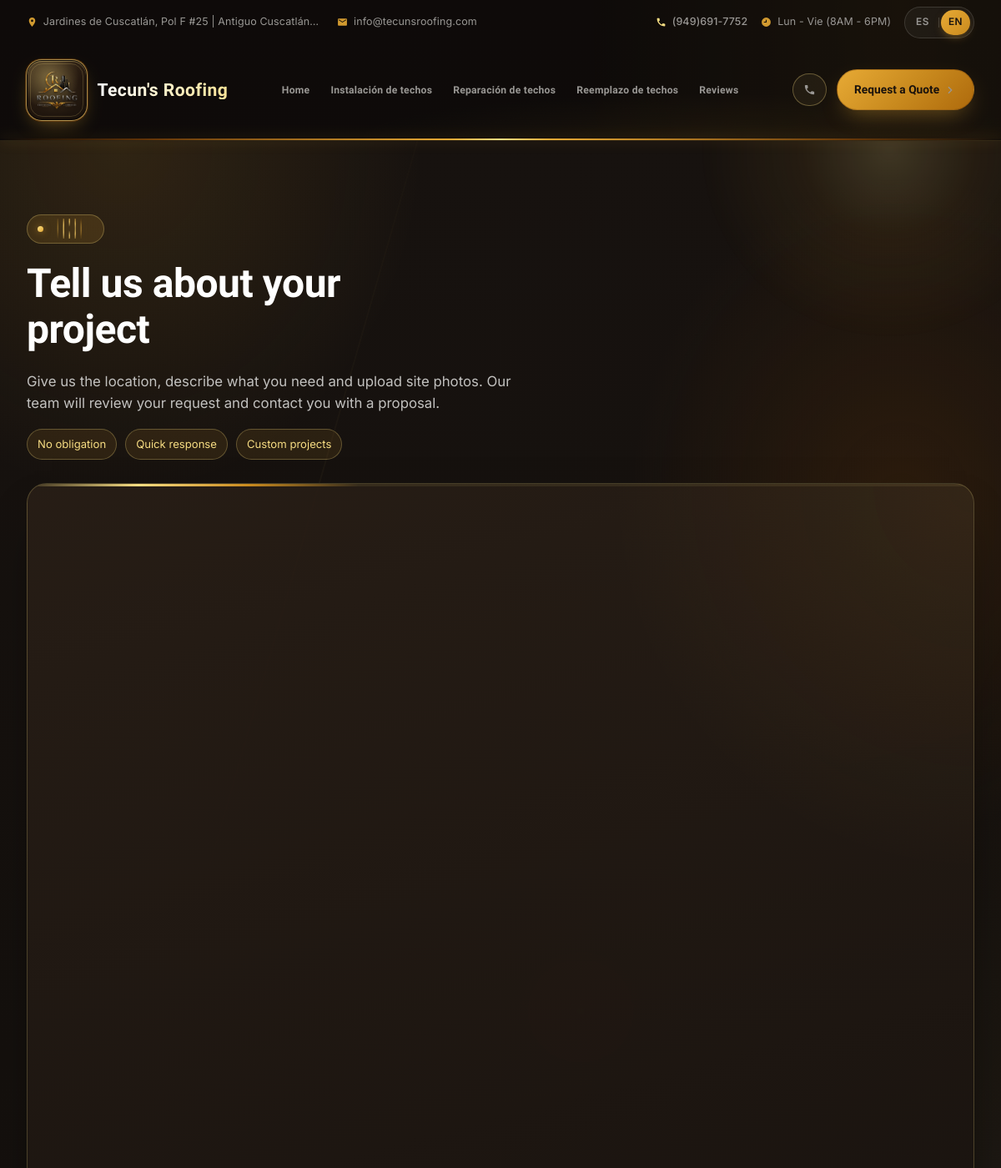
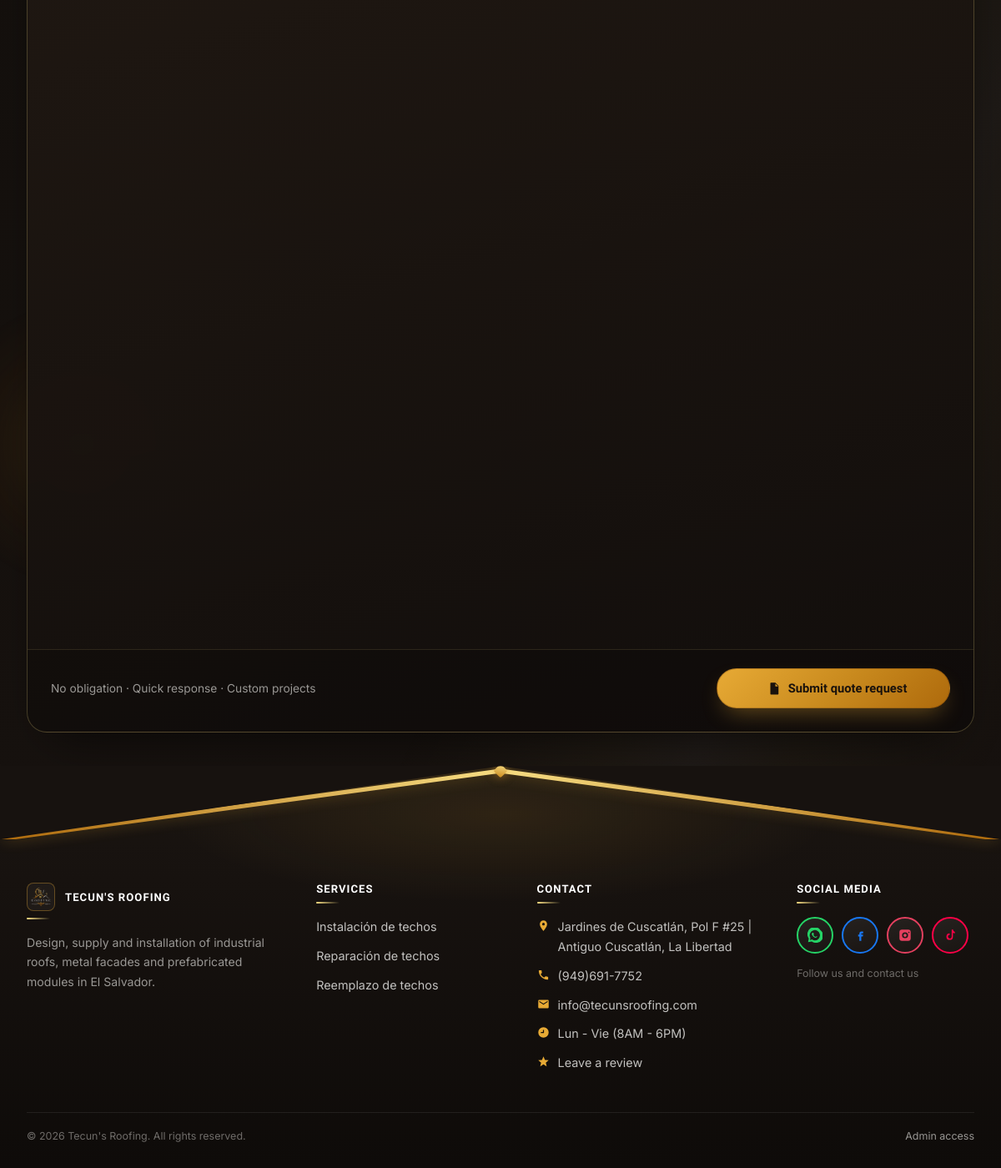
/cotizacion, run on the app's committed database (2 pictures, top to bottom).
### models.py (models this page shows)
class ContentBlock(db.Model):
    __tablename__ = "content_blocks"
    id = db.Column(db.Integer, primary_key=True)
    section_key = db.Column(db.String(80), unique=True, nullable=False)
    label = db.Column(db.String(150), nullable=False)  # human-friendly label for admin UI
    eyebrow = db.Column(db.String(150))
    title = db.Column(db.String(300))
    body = db.Column(db.Text)
    image_path = db.Column(db.String(300))
    extra = db.Column(db.String(300))  # small extra field (phone, cta label, etc.)
    updated_at = db.Column(db.DateTime, default=datetime.utcnow, onupdate=datetime.utcnow)

class Service(db.Model):
    __tablename__ = "services"
    id = db.Column(db.Integer, primary_key=True)
    slug = db.Column(db.String(120), unique=True, nullable=False)
    name = db.Column(db.String(150), nullable=False)
    short_description = db.Column(db.String(400))
    description = db.Column(db.Text)
    work_methods = db.Column(db.Text)  # métodos de trabajo: un ítem por línea
    image_path = db.Column(db.String(300))  # imagen de portada / fallback del hero
    video_path = db.Column(db.String(300))  # video opcional del hero (mp4/webm)
    order = db.Column(db.Integer, default=0)
    active = db.Column(db.Boolean, default=True)
    gallery_images = db.relationship(
        "ServiceGalleryImage",
        backref="service",
        cascade="all, delete-orphan",
        lazy=True,
        order_by="ServiceGalleryImage.sort_order",
    )

### public_routes.py (the view, shortened to what this page needs)
@public_bp.route("/cotizacion", methods=["GET", "POST"])
def cotizacion():
    services = Service.query.filter_by(active=True).order_by(Service.order).all()
    if getattr(g, "lang", "es") == "en":
        services = [translations.localize_service(s) for s in services]
    quote_glass_cards = (
        QuoteGlassCard.query.filter_by(active=True)
        .order_by(QuoteGlassCard.sort_order, QuoteGlassCard.id)
        .limit(3)
        .all()
    )
    glass_rotations = [-15, 5, 25]
    return render_template(
        "cotizacion.html",
        services=services,
        quote_glass_cards=quote_glass_cards,
        glass_rotations=glass_rotations,
    )

### translations.py (called while the page is built)
def set_language():
    lang = request.cookies.get("lang")
    if lang not in SUPPORTED:
        lang = detect_lang()
    g.lang = lang

def detect_lang():
    accept = request.headers.get("Accept-Language", "")
    primary = accept.split(",")[0].strip().lower()
    code = primary.split(";")[0].split("-")[0].strip()
    return ES if code == ES else EN

def t(text, lang=None):
    text = str(text) if text is not None else ""
    if not text.strip():
        return text
    lang = lang or getattr(g, "lang", DEFAULT)
    if lang == DEFAULT or not _enabled():
        return text
    mapping = translate_mapping([text], lang)
    return mapping.get(text, text)

def localize(obj, fields):
    lang = getattr(g, "lang", DEFAULT)
    if lang == DEFAULT or not obj:
        return obj
    texts = [getattr(obj, f) for f in fields
             if getattr(obj, f, None) and isinstance(getattr(obj, f), str)]
    mapping = translate_mapping(texts, lang)
    return Localized(obj, fields, mapping)

def localize_service(service):
    return localize(service, list(SERVICE_FIELDS))

### templates/cotizacion.html (shortened to what this page needs)
{% extends "base.html" %}
{% block extra_head %}
<link rel="stylesheet" href="https://unpkg.com/leaflet@1.9.4/dist/leaflet.css" />
{% endblock %}
{% block content %}
<section class="quote-page">
  <div class="quote-page__bg" aria-hidden="true">
    <div class="quote-page__orb quote-page__orb--1"></div>
    <div class="quote-page__orb quote-page__orb--2"></div>
    <div class="quote-page__orb quote-page__orb--3"></div>
  </div>
  <div class="quote-page__hero">
    <div class="container quote-page__hero-grid">
      <div class="quote-page__hero-copy">
        {% set quote_eyebrow = t('Quote') %}
        <div class="eyebrow eyebrow--shine quote-reveal" style="--reveal-delay:0s">
          <span class="eyebrow-shine">
            <span class="eyebrow-shine__loader" aria-hidden="true"></span>
          </span>
        </div>
        <h1 class="quote-reveal" style="--reveal-delay:.08s">{{ t('Tell us about your project') }}</h1>
        <p class="quote-page__lead quote-reveal" style="--reveal-delay:.16s">{{ t('Give us the location, describe what you need and upload site photos. Our team will review your request and contact you with a proposal.') }}</p>
        <ul class="quote-page__perks quote-reveal" style="--reveal-delay:.24s" aria-label="{{ t('Benefits') }}">
          <li style="--perk-i:0">{{ t('No obligation') }}</li>
          <li style="--perk-i:1">{{ t('Quick response') }}</li>
          <li style="--perk-i:2">{{ t('Custom projects') }}</li>
        </ul>
      </div>
    </div>
  </div>
  <div class="container quote-page__body">
    <form class="quote-form quote-reveal" style="--reveal-delay:.32s" method="POST" action="{{ url_for('public.cotizacion') }}" enctype="multipart/form-data">
      <div class="quote-form__progress" aria-hidden="true">
        <span class="quote-form__progress-bar"></span>
      </div>
      <div class="quote-form__footer">
        <p class="quote-form__note">{{ t('No obligation · Quick response · Custom projects') }}</p>
        <button type="submit" class="btn btn-rust quote-form__submit">
          <svg class="btn-ico" viewBox="0 0 24 24" aria-hidden="true"><path fill="currentColor" d="M7 3h7l5 5v13a1 1 0 0 1-1 1H7a1 1 0 0 1-1-1V4a1 1 0 0 1 1-1zm7 1.5V9h4.5L14 4.5zM9 12h6v1.5H9V12zm0 3.5h6V17H9v-1.5zm0-7h3V10H9V8.5z"/></svg>
          <span>{{ t('Submit quote request') }}</span>
        </button>
      </div>
    </form>
  </div>
</section>
{% endblock %}

### templates/base.html (shortened to what this page needs)
<!doctype html>
<html lang="{{ 'en' if current_lang == 'en' else 'es' }}">
<head>
  <link rel="stylesheet" href="{{ url_for('static', filename='css/style.css') }}">
  {% block extra_head %}{% endblock %}
</head>
<body>
  <div class="site-header" id="siteHeader">
    <div class="topbar">
      <div class="container">
        <div class="topbar-left">
          {% if site_info %}
          <span class="topbar-item">
            <svg class="topbar-ico" viewBox="0 0 24 24" aria-hidden="true"><path fill="currentColor" d="M12 2C8.13 2 5 5.13 5 9c0 5.25 7 13 7 13s7-7.75 7-13c0-3.87-3.13-7-7-7zm0 9.5A2.5 2.5 0 1 1 12 6.5a2.5 2.5 0 0 1 0 5z"/></svg>
            <span>{{ site_info.body }}</span>
          </span>
          <a class="topbar-item" href="mailto:{{ site_info.title }}">
            <svg class="topbar-ico" viewBox="0 0 24 24" aria-hidden="true"><path fill="currentColor" d="M20 4H4c-1.1 0-2 .9-2 2v12c0 1.1.9 2 2 2h16c1.1 0 2-.9 2-2V6c0-1.1-.9-2-2-2zm0 4-8 5L4 8V6l8 5 8-5v2z"/></svg>
            <span>{{ site_info.title }}</span>
          </a>
          {% endif %}
        </div>
        <div class="topbar-right">
          {% if site_info %}
          <div class="topbar-phones">
            {% if site_info.eyebrow %}
            <a class="topbar-item topbar-item--phone" href="tel:{{ site_info.eyebrow }}">
              <span>{{ site_info.eyebrow }}</span>
            </a>
            {% endif %}
            <span class="topbar-item">
            <svg class="topbar-ico" viewBox="0 0 24 24" aria-hidden="true"><path fill="currentColor" d="M12 2a10 10 0 1 0 0 20 10 10 0 0 0 0-20zm1 11H7v-2h4V7h2v6z"/></svg>
            <span>{{ site_info.extra }}</span>
          </span>
          <div class="lang-switch" aria-label="{{ t('Language') }}">
            <a href="{{ url_for('public.set_lang', lang='es') }}" class="{{ 'active' if current_lang == 'es' else '' }}" aria-label="{{ t('Spanish') }}">ES</a>
            <a href="{{ url_for('public.set_lang', lang='en') }}" class="{{ 'active' if current_lang == 'en' else '' }}" aria-label="{{ t('English') }}">EN</a>
          </div>
        </div>
        {% endif %}
      </div>
    </div>
    <header class="navbar">
      <div class="container">
        <a class="brand" href="{{ url_for('public.index') }}">
          {% if site_logo and site_logo.image_path %}
            <span class="brand-logo-wrap">
              <img src="{{ url_for('static', filename=site_logo.image_path) }}" alt="Tecun's Roofing">
            </span>
          {% else %}
            <span class="brand-mark" aria-hidden="true"></span>
          {% endif %}
          <span class="brand-text">
            <span class="brand-name">{% block brand_name %}Tecun's Roofing{% endblock %}</span>
          </span>
        </a>
        <nav class="nav-links" id="navLinks" aria-label="{{ t('Main menu') }}">
          {% set ep = request.endpoint or '' %}
          {% set current_slug = (request.view_args or {}).get('slug') %}
          {% set extra_slugs = nav_services_extra | map(attribute='slug') | list %}
          {% set extra_active = ep == 'public.servicio_detalle' and current_slug in extra_slugs %}
          <a
            class="nav-item nav-item--fixed {{ 'is-active' if ep == 'public.index' else '' }}"
            href="{{ url_for('public.index') }}"
          >{{ t('Home') }}</a>
          {% for s in nav_services_visible %}
          <a
            class="nav-item nav-item--product {{ 'is-active' if ep == 'public.servicio_detalle' and current_slug == s.slug else '' }}"
            href="{{ url_for('public.servicio_detalle', slug=s.slug) }}"
            title="{{ s.name }}"
          >{{ s.name }}</a>
          {% endfor %}
          <a
            class="nav-item nav-item--fixed {{ 'is-active' if ep == 'public.resenas' else '' }}"
            href="{{ url_for('public.resenas') }}"
          >{{ t('Reviews') }}</a>
        </nav>
        <div class="nav-cta">
          {% if site_info and site_info.eyebrow %}
          <a class="btn btn-call btn-call--desk" href="tel:{{ site_info.eyebrow }}" aria-label="{{ t('Call Us Today') }}">
            <svg viewBox="0 0 24 24" aria-hidden="true"><path fill="currentColor" d="M6.62 10.79a15.05 15.05 0 0 0 6.59 6.59l2.2-2.2a1 1 0 0 1 1.01-.24c1.12.37 2.33.57 3.58.57a1 1 0 0 1 1 1V20a1 1 0 0 1-1 1C10.4 21 3 13.6 3 4a1 1 0 0 1 1-1h3.5a1 1 0 0 1 1 1c0 1.25.2 2.45.57 3.57a1 1 0 0 1-.25 1.02l-2.2 2.2z"/></svg>
          </a>
          {% endif %}
          <a class="btn btn-rust btn-nav-cta" href="{{ url_for('public.cotizacion') }}">
            <span>{{ t('Request a Quote') }}</span>
            <svg class="btn-arrow" viewBox="0 0 24 24" aria-hidden="true"><path fill="currentColor" d="M13.172 12 8.222 7.05l1.414-1.414L16 12l-6.364 6.364-1.414-1.414z"/></svg>
          </a>
        </div>
      </div>
      <div class="navbar-glow" aria-hidden="true"></div>
    </header>
    <div class="header-accent" aria-hidden="true"></div>
  </div>
  <main>
    {% block content %}{% endblock %}
  </main>
  <footer class="site-footer">
    <div class="site-footer__shell">
      <div class="site-footer__ridge" aria-hidden="true">
        <span class="site-footer__ridge-cap"></span>
      </div>
      <div class="container site-footer__content">
        <div class="footer-grid">
          <div class="footer-brand">
            <h4 class="footer-brand__name">
              {% if site_logo and site_logo.image_path %}
                <img src="{{ url_for('static', filename=site_logo.image_path) }}" alt="Tecun's Roofing" class="footer-brand__logo">
              {% endif %}
              <span>TECUN'S ROOFING</span>
            </h4>
            <p class="footer-brand__text">{{ t('Design, supply and installation of industrial roofs, metal facades and prefabricated modules in El Salvador.') }}</p>
          </div>
          <div class="footer-col">
            <h4>{{ t('Services') }}</h4>
            <ul>
              {% for s in nav_services %}
                <li><a href="{{ url_for('public.servicio_detalle', slug=s.slug) }}">{{ s.name }}</a></li>
              {% endfor %}
            </ul>
          </div>
          <div class="footer-col">
            <h4>{{ t('Contact') }}</h4>
            <ul class="footer-contact">
              {% if site_info %}
              <li>
                <svg viewBox="0 0 24 24" aria-hidden="true"><path fill="currentColor" d="M12 2C8.13 2 5 5.13 5 9c0 5.25 7 13 7 13s7-7.75 7-13c0-3.87-3.13-7-7-7zm0 9.5A2.5 2.5 0 1 1 12 6.5a2.5 2.5 0 0 1 0 5z"/></svg>
                <span>{{ site_info.body }}</span>
              </li>
              <li>
                <svg viewBox="0 0 24 24" aria-hidden="true"><path fill="currentColor" d="M6.62 10.79a15.05 15.05 0 0 0 6.59 6.59l2.2-2.2a1 1 0 0 1 1.01-.24c1.12.37 2.33.57 3.58.57a1 1 0 0 1 1 1V20a1 1 0 0 1-1 1C10.4 21 3 13.6 3 4a1 1 0 0 1 1-1h3.5a1 1 0 0 1 1 1c0 1.25.2 2.45.57 3.57a1 1 0 0 1-.25 1.02l-2.2 2.2z"/></svg>
                <a href="tel:{{ site_info.eyebrow }}">{{ site_info.eyebrow }}</a>
              </li>
              <li>
                <svg viewBox="0 0 24 24" aria-hidden="true"><path fill="currentColor" d="M20 4H4c-1.1 0-2 .9-2 2v12c0 1.1.9 2 2 2h16c1.1 0 2-.9 2-2V6c0-1.1-.9-2-2-2zm0 4-8 5L4 8V6l8 5 8-5v2z"/></svg>
                <a href="mailto:{{ site_info.title }}">{{ site_info.title }}</a>
              </li>
              <li>
                <svg viewBox="0 0 24 24" aria-hidden="true"><path fill="currentColor" d="M12 2a10 10 0 1 0 0 20 10 10 0 0 0 0-20zm1 11H7v-2h4V7h2v6z"/></svg>
                <span>{{ site_info.extra }}</span>
              </li>
              {% endif %}
              <li>
                <svg viewBox="0 0 24 24" aria-hidden="true"><path fill="currentColor" d="M12 17.27 18.18 21l-1.64-7.03L22 9.24l-7.19-.61L12 2 9.19 8.63 2 9.24l5.46 4.73L5.82 21z"/></svg>
                <a href="{{ url_for('public.resenas') }}">{{ t('Leave a review') }}</a>
              </li>
            </ul>
          </div>
          <div class="footer-col">
            <h4>{{ t('Social media') }}</h4>
            <div class="footer-social">
              {% if site_socials and site_socials.eyebrow %}
              <a class="footer-social__btn footer-social__btn--wa" href="{{ site_socials.eyebrow }}" target="_blank" rel="noopener" aria-label="WhatsApp" title="WhatsApp">
              </a>
              {% endif %}
              {% if site_socials and site_socials.title %}
              <a class="footer-social__btn footer-social__btn--fb" href="{{ site_socials.title }}" target="_blank" rel="noopener" aria-label="Facebook" title="Facebook">
                <svg viewBox="0 0 24 24" aria-hidden="true"><path fill="currentColor" d="M14 9h3V6h-3c-1.8 0-3 1.4-3 3v2H9v3h2v7h3v-7h2.4l.6-3H14V9z"/></svg>
              </a>
              {% endif %}
              {% if site_socials and site_socials.body %}
              <a class="footer-social__btn footer-social__btn--ig" href="{{ site_socials.body }}" target="_blank" rel="noopener" aria-label="Instagram" title="Instagram">
                <svg viewBox="0 0 24 24" aria-hidden="true"><path fill="currentColor" d="M7 3h10a4 4 0 0 1 4 4v10a4 4 0 0 1-4 4H7a4 4 0 0 1-4-4V7a4 4 0 0 1 4-4zm5 4.2A4.8 4.8 0 1 0 16.8 12 4.8 4.8 0 0 0 12 7.2zm6.1-.9a1.1 1.1 0 1 0 1.1 1.1 1.1 1.1 0 0 0-1.1-1.1zM12 9.5A2.5 2.5 0 1 1 9.5 12 2.5 2.5 0 0 1 12 9.5z"/></svg>
              </a>
              {% endif %}
              {% if site_socials and site_socials.extra %}
              <a class="footer-social__btn footer-social__btn--tt" href="{{ site_socials.extra }}" target="_blank" rel="noopener" aria-label="TikTok" title="TikTok">
                <svg viewBox="0 0 24 24" aria-hidden="true"><path fill="currentColor" d="M14.5 3h2.2c.2 1.6 1.2 3 2.8 3.6V9c-1.1 0-2.1-.3-3-1v6.2A5.2 5.2 0 1 1 11.3 9v2.2a3 3 0 1 0 3.2 3V3z"/></svg>
              </a>
              {% endif %}
            </div>
            <p class="footer-social__hint">{{ t('Follow us and contact us') }}</p>
          </div>
        </div>
        <div class="footer-bottom">
          <span>© {{ 2026 }} Tecun's Roofing. {{ t('All rights reserved.') }}</span>
          <a href="{{ url_for('admin.login') }}">{{ t('Admin access') }}</a>
        </div>
      </div>
    </div>
  </footer>
</body>
</html>

### data on the page
ContentBlock: body "Jardines de Cuscatlán, Pol F #25 | Antiguo Cuscatlá…", title "info@tecunsroofing.com", eyebrow "(949)691-7752", extra "Lun - Vie (8AM - 6PM)", body "Jardines de Cuscatlán, Pol F #25 | Antiguo Cuscatlán, La Libertad"
ContentBlock: image_path (picture)
Service: name "Instalación de techos"
Service: name "Reparación de techos"
Service: name "Reemplazo de techos"

### other printed values
{{ t('Home') }} "Home"
{{ t('Reviews') }} "Reviews"
{{ t('Request a Quote') }} "Request a Quote"
{{ t('Tell us about your project') }} "Tell us about your project"
{{ t('No obligation') }} "No obligation"
{{ t('Quick response') }} "Quick response"
{{ t('Custom projects') }} "Custom projects"
{{ t('No obligation · Quick response · Custom projects') }} "No obligation · Quick response · Custom projects"
{{ t('Submit quote request') }} "Submit quote request"
{{ t('Services') }} "SERVICES"
{{ t('Contact') }} "CONTACT"
{{ t('Leave a review') }} "Leave a review"
{{ t('Social media') }} "SOCIAL MEDIA"
{{ t('Follow us and contact us') }} "Follow us and contact us"
{{ 2026 }} "2026"
